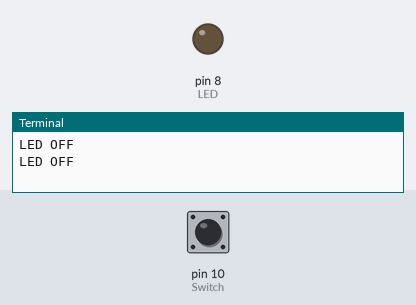
This program was run on a simulated Raspberry Pi (header pin numbers). Parts: output pins drawn as LEDs (lit = HIGH), the last lines printed to the terminal. Inputs (shaded band) come from the test bench; at power-on: pin 10 (Switch) LOW.

Above: at 1.2 s.
1.3 s: pin 10 (Switch) pulled HIGH for 1.2 s
At 2.25 s:
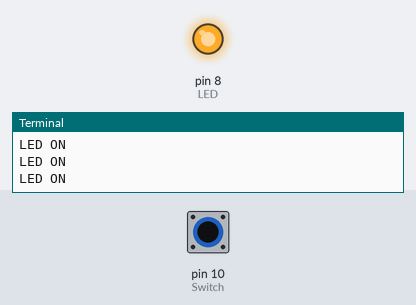
4.0 s: pin 10 (Switch) pulled HIGH for 3.2 s
At 8.4 s:
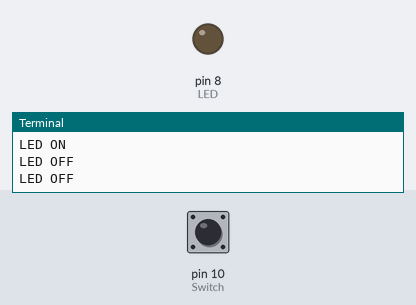
Timing chart, 0 to 9.9 s (numbered marks = the images above; inputs shaded):
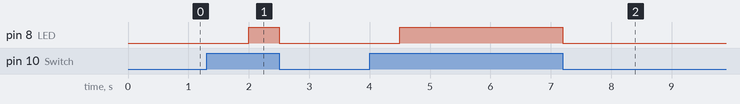

Measured:
- after the input at 1.3 s, pin 8 (LED): LOW → HIGH after 0.70 s, → LOW 0.50 s later
- after the input at 4.0 s, pin 8 (LED): LOW → HIGH after 0.50 s, → LOW 2.7 s later

The program:

switch1led1.py
```python
import RPi.GPIO as GPIO
from time import sleep

LED= 8
Switch= 10

GPIO.setmode(GPIO.BOARD)
GPIO.setup(Switch, GPIO.IN, pull_up_down=GPIO.PUD_DOWN)
GPIO.setup(LED, GPIO.OUT)

try:
	while True:
		if GPIO.input(Switch) == GPIO.HIGH: # if Switch == 1
			print("LED ON")
			GPIO.output(LED, GPIO.HIGH)
		else:
			print("LED OFF")
			GPIO.output(LED, GPIO.LOW)
			sleep(1)
finally:
	GPIO.cleanup()
```
